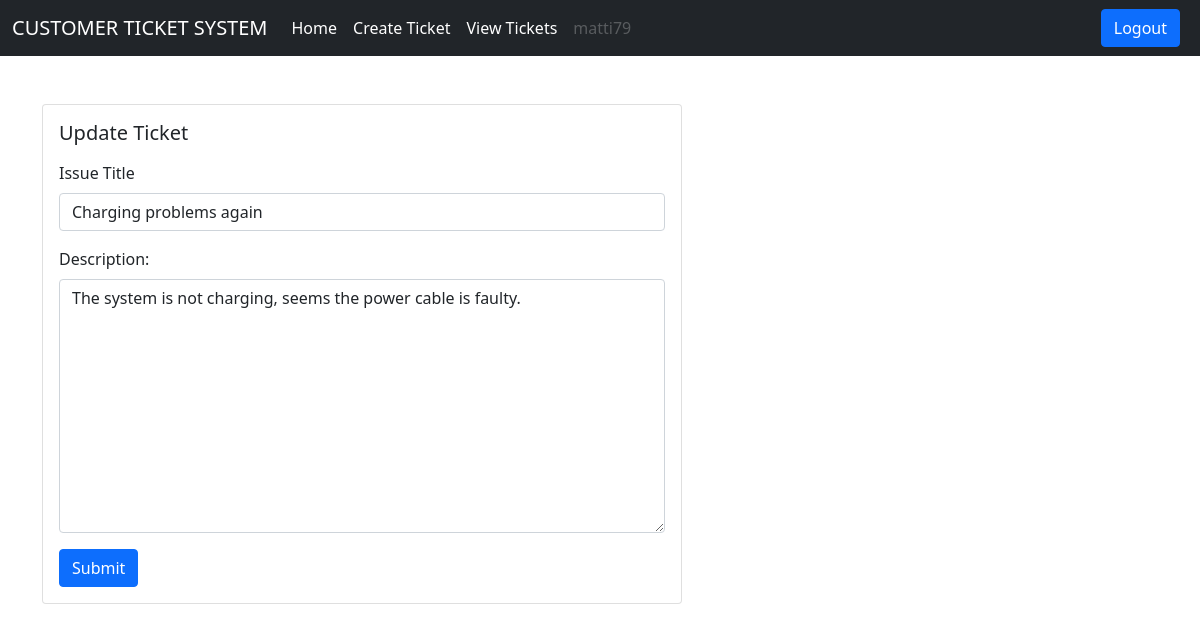
Screenshot of /ticket/update-ticket/2/ (signed in) with the database file from the repository.
### users/models.py (models this page shows, shortened)
class User(AbstractUser):
    is_customer = models.BooleanField(default=False)
    is_engineer = models.BooleanField(default=False)

### ticket/models.py (models this page shows, shortened)
class Ticket(models.Model):
    status_choices = (
        ('Active', 'Active'),
        ('Completed', 'Completed'),
        ('Pending', 'Pending')
    )
    ticket_number = models.UUIDField(default=uuid.uuid4)
    title = models.CharField(max_length=100)
    description = models.TextField()
    created_by = models.ForeignKey(User, on_delete=models.CASCADE, related_name='created_by')
    date_created = models.DateTimeField(auto_now_add=True)
    assigned_to = models.ForeignKey(User, on_delete=models.DO_NOTHING, null=True, blank=True)
    is_resolved = models.BooleanField(default=False)
    accepted_date = models.DateTimeField(null=True, blank=True)
    closed_date = models.DateTimeField(null=True, blank=True)
    ticket_status = models.CharField(max_length=15, choices=status_choices)

### ticket/views.py (the view)
# urls.py: path('update-ticket/<int:pk>/', views.update_ticket, name='update-ticket'),
@login_required
def update_ticket(request, pk):
    ticket = Ticket.objects.get(pk=pk)
    if not ticket.is_resolved:
        if request.method == 'POST':
            form = UpdateTicketForm(request.POST, instance=ticket)
            if form.is_valid():
                var = form.save(commit=False)
                var.created_by = request.user
                var.ticket_status = 'Pending'
                var.save()
                messages.info(request, 'Your ticket status has been updated.')
                return redirect('dashboard')
            else:
                messages.warning(request, 'Something went wrong, please check for input')
        else:
            form = UpdateTicketForm(instance=ticket)
            context = {'form':form}
            return render(request, 'ticket/update_ticket.html', context)
    else:
        messages.warning(request, 'You cannot make any changes unless logged in')
        return redirect('dashboard')

### ticket/forms.py
class UpdateTicketForm(forms.ModelForm):
    class Meta:
        model = Ticket
        fields = ['title', 'description']

### templates/ticket/update_ticket.html (shortened to what this page needs)
{% extends 'base.html' %}
{% load widget_tweaks %}
{% block content %}
<div class="row">
    <div class="col-md-6">
        <div class="card mx-auto" style="width: 40rem;">
            <div class="card-body">
                <h5 class="card-title mb-3">Update Ticket</h5>
                <form method="POST">
                    <div class="mb-3">
                        <label for="exmapleInputEmail1" class="form-label">Issue Title</label>
                        {% render_field form.title class="form-control" %}
                    </div>
                    <div class="mb-3">
                        <label for="exmapleInputPassword1" class="form-label">Description:</label>
                        {% render_field form.description class="form-control" %}
                    </div>
                    <button class="btn btn-primary">Submit</button>
                </form>
            </div>
        </div>
    </div>
</div>
{% endblock content %}

### templates/base.html (shortened to what this page needs)
<!DOCTYPE html>
<html lang="en">
<head>
    <link href="https://cdn.jsdelivr.net/npm/bootstrap@5.0.2/dist/css/bootstrap.min.css" rel="stylesheet">
</head>
<body>
    {% if request.user.is_customer %}
    <nav class="navbar navbar-expand-lg navbar-dark bg-dark">
        <div class="container-fluid">
            <a class="navbar-brand" href="{% url 'dashboard' %}" class="nav-link active">CUSTOMER TICKET SYSTEM</a>
            <div class="collapse navbar-collapse" id="navbarSupportedContent">
                <ul class="navbar-nav me-auto mb-2 mb-lg-0">
                    <li class="nav-item">
                        <a class="nav-link active" aria-current="page" href="/">Home</a>
                    </li>
                    <li class="nav-item">
                        <a class="nav-link active" href="{% url 'create-ticket' %}">Create Ticket</a>
                    </li>
                    <li class="nav-item">
                        <a class="nav-link active" href="{% url 'all-tickets' %}">View Tickets</a>
                    </li>
                    <li class="nav-item">
                        <a class="nav-link disabled" href="#" tabindex="-1" aria-disabled="true">{{request.user.username}}</a>
                    </li>
                </ul>
                <a href="{% url 'logout' %}" class="btn btn-primary me-2">Logout</a>
            </div>
        </div>
    </nav>
    {% endif %}
    <div class="container mt-5">
        {% block content %}
        {% endblock content %}
    </div>
</body>
</html>

### rows the page displays
User: user.username "matti79"
Ticket: title "Charging problems again", description "The system is not charging, seems the power cable is faulty."
